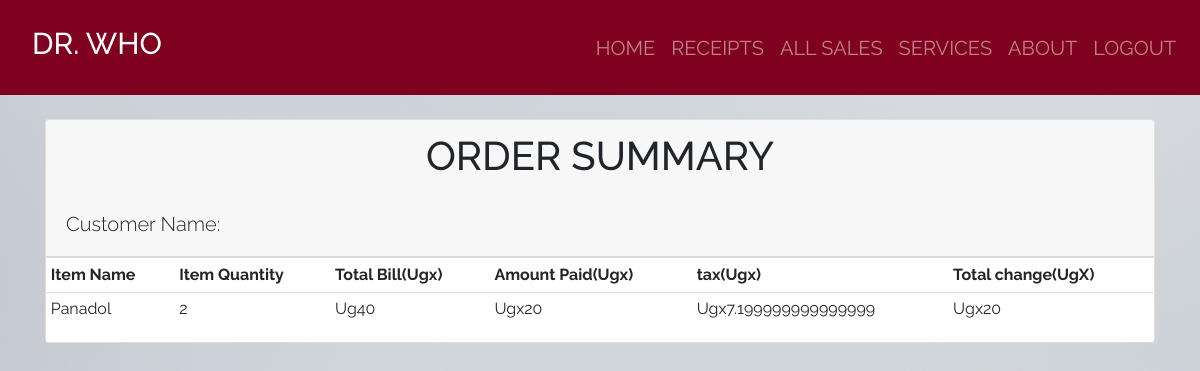
The app's page /reciept/20 (signed in) with its own data.
### dawa/models.py (models this page shows, shortened)
class Sale(models.Model):
    item = models.ForeignKey( Product, on_delete = models.CASCADE)
    quantity = models.IntegerField(default = 0, null = False, blank = True)
    amount_received = models.IntegerField(default = 0, null = False, blank = True)
    issued_to = models.CharField(max_length=50, null = True, blank = True)
    unit_price = models.IntegerField(default = 0, null = False, blank = True)
    def get_total(self):
        total = self.quantity * self.item.unit_price
        return int(total)
    def get_change(self):
        change = self.get_total() - self.amount_received
        return abs(int(change))
    def get_vat(self):
        vat = self.get_total() * 0.18
        return float(vat)

class Product(models.Model):
    category_name = models.ForeignKey(Category, on_delete=models.CASCADE, null=True, blank = True)
    item_name = models.CharField(max_length =50, null = True, blank = True)
    total_quantity = models.IntegerField(default = 0, null = True, blank = True)
    issued_quantity = models.IntegerField(default = 0, null = True, blank = True)
    received_quantity = models.IntegerField(default = 0, null = True, blank = True)
    unit_price = models.IntegerField(default = 0, null = True, blank = True)
    manufacturer = models.CharField(max_length=50, null = True, blank = True)
    brand = models.CharField(max_length=50, null = True, blank = True)
    def __str__(self):
        return self.item_name

### dawa/views.py (the view)
# urls.py: path('reciept/<int:reciept_id>', views.reciept_detail, name = 'reciept_detail'),
@login_required
def reciept_detail(request, reciept_id):
    reciept = Sale.objects.get(id = reciept_id)
    return render(request,'products/reciept_detail.html', {'reciept':reciept})

### templates/products/reciept_detail.html
{% extends 'products/base.html'%}
{% block content%}
<br />
<div class="container">
  <div class="row">
    <div class="col-md-12">
      <div class="card">
        <div class="card-header">
          <h1 class="text-center">ORDER SUMMARY</h1><br>
          <h2 class="lead">Customer Name: {{receipt.issued_to | title}}</h2>
        </div>
        <div class="card-block">
          <div class="table-responsive">
            <table class="table table-sm">
              <thead>
                <tr>
                  <td><strong>Item Name</strong></td>
                  <td class="text-xs-center"><strong>Item Quantity</strong></td>
                  <td class="text-xs-right"><strong>Total Bill(Ugx)</strong></td>
                  <td class="text-xs-right"><strong>Amount Paid(Ugx)</strong></td>
                  <td class="text-xs-right"><strong>tax(Ugx)</strong></td>
                  <td class="text-xs-right">
                    <strong>Total change(UgX)</strong>
                  </td>
                </tr>
              </thead>
              <tbody>
                <tr>
                  <td>{{reciept.item| title}}</td>
                  <td class="text-xs-center">{{reciept.quantity }}</td>
                  <td class="text-xs-center">Ug{{reciept.get_total | title}}</td>
                  <td class="text-xs-right">Ugx{{ reciept.amount_received }}</td>
                  <td class="text-xs-right">Ugx{{ reciept.get_vat }}</td>
                  <td class="text-xs-right">Ugx{{ reciept.get_change }}</td>
                </tr>
              </tbody>
            </table>
          </div>
        </div>
      </div>
    </div>
  </div>
</div>
{% endblock %}

### dawa/static/css/main.css (style rules this page uses)
html,body { position: relative; overflow-x: hidden; background: url('/static/images/img6.jpg'); width: 100% !important; height: 100vh; display: table; position: relative; background-position: center; background-attachment: scroll; -o-background-size: cover; -moz-background-size: cover; -webkit-background-size: cover; background-size: cover; background-repeat: no-repeat; }
body { background-color: hsl(0, 0%, 98%); font-family: 'raleway'; }

### records on screen
Sale: item "Panadol", quantity "2", get_total "40", amount_received "20", get_vat "7.199999999999999", get_change "20"
